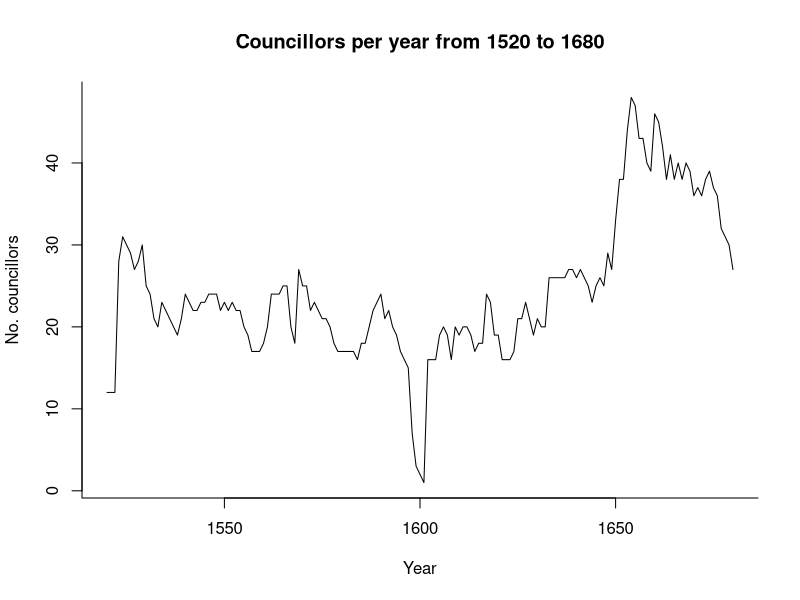

Write the R code that produced this figure.
x <- seq(1520, 1680, 1)
y <- c(12, 12, 12, 28, 31, 30, 29, 27, 28, 30, 25, 24, 21, 20, 23, 22, 21, 20, 
       19, 21, 24, 23, 22, 22, 23, 23, 24, 24, 24, 22, 23, 22, 23, 22, 22, 20, 
       19, 17, 17, 17, 18, 20, 24, 24, 24, 25, 25, 20, 18, 27, 25, 25, 22, 23, 
       22, 21, 21, 20, 18, 17, 17, 17, 17, 17, 16, 18, 18, 20, 22, 23, 24, 21, 
       22, 20, 19, 17, 16, 15, 7, 3, 2, 1, 16, 16, 16, 19, 20, 19, 16, 20, 19, 
       20, 20, 19, 17, 18, 18, 24, 23, 19, 19, 16, 16, 16, 17, 21, 21, 23, 21, 
       19, 21, 20, 20, 26, 26, 26, 26, 26, 27, 27, 26, 27, 26, 25, 23, 25, 26, 
       25, 29, 27, 33, 38, 38, 44, 48, 47, 43, 43, 40, 39, 46, 45, 42, 38, 41, 
       38, 40, 38, 40, 39, 36, 37, 36, 38, 39, 37, 36, 32, 31, 30, 27
)
summary(y)
plot(x, y, type = "l", xlab = "Year", ylab = "No. councillors", 
     main = "Councillors per year from 1520 to 1680", bty = "l")
